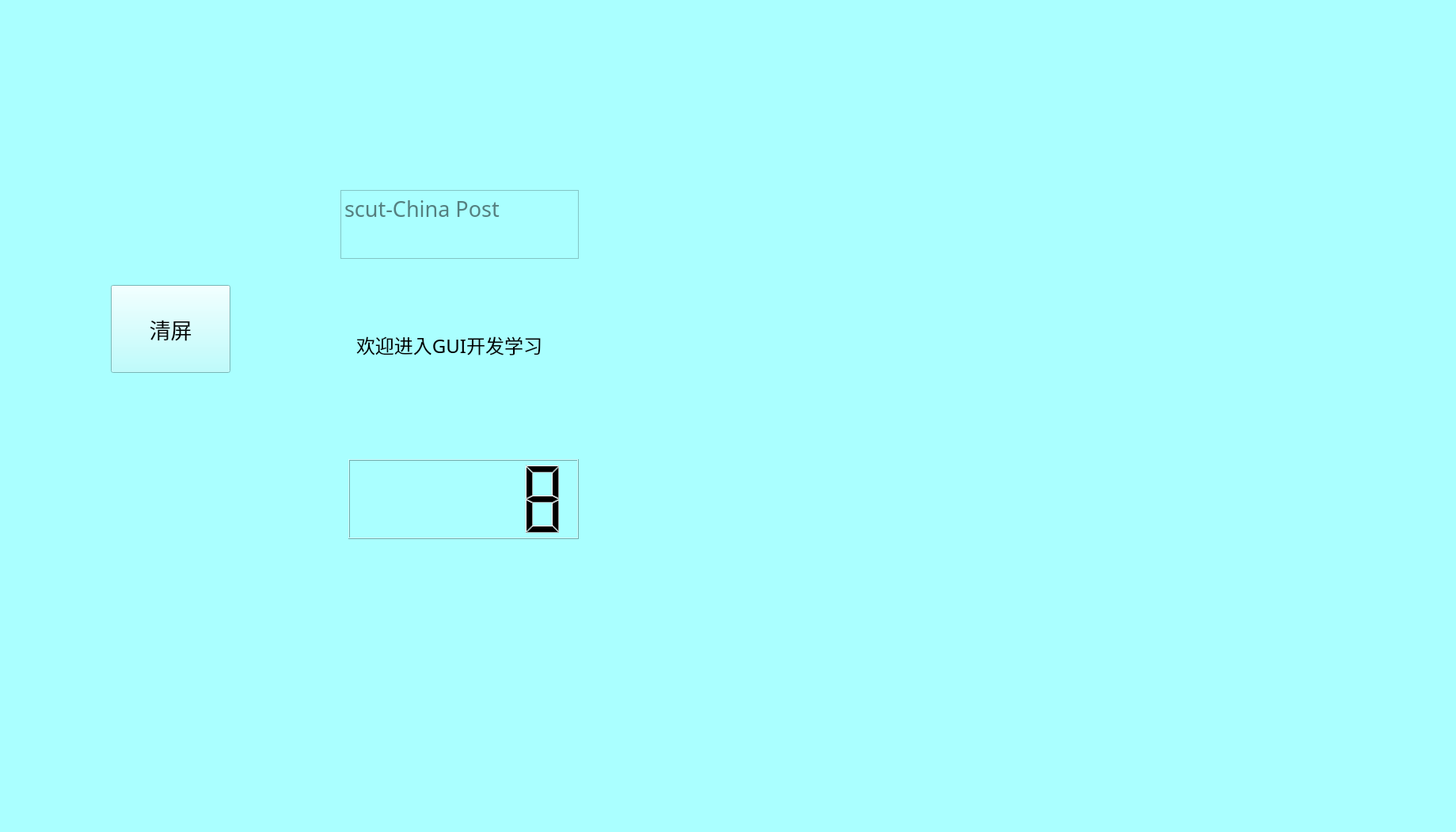
<?xml version="1.0" encoding="UTF-8"?>
<ui version="4.0">
 <class>MainWindow</class>
 <widget class="QMainWindow" name="MainWindow">
  <property name="geometry">
   <rect>
    <x>0</x>
    <y>0</y>
    <width>1839</width>
    <height>1051</height>
   </rect>
  </property>
  <property name="windowTitle">
   <string>MainWindow</string>
  </property>
  <property name="autoFillBackground">
   <bool>false</bool>
  </property>
  <property name="styleSheet">
   <string notr="true">background-color: rgb(170, 255, 255);</string>
  </property>
  <widget class="QWidget" name="centralwidget">
   <widget class="QTextEdit" name="textEdit">
    <property name="geometry">
     <rect>
      <x>430</x>
      <y>240</y>
      <width>301</width>
      <height>87</height>
     </rect>
    </property>
    <property name="font">
     <font>
      <family>黑体</family>
      <pointsize>20</pointsize>
     </font>
    </property>
    <property name="placeholderText">
     <string>scut-China Post</string>
    </property>
   </widget>
   <widget class="QLabel" name="label">
    <property name="geometry">
     <rect>
      <x>450</x>
      <y>400</y>
      <width>291</width>
      <height>71</height>
     </rect>
    </property>
    <property name="font">
     <font>
      <family>楷体_GB2312</family>
      <pointsize>18</pointsize>
     </font>
    </property>
    <property name="text">
     <string>欢迎进入GUI开发学习</string>
    </property>
   </widget>
   <widget class="QLCDNumber" name="lcdNumber">
    <property name="geometry">
     <rect>
      <x>440</x>
      <y>580</y>
      <width>291</width>
      <height>101</height>
     </rect>
    </property>
    <property name="font">
     <font>
      <family>SimSun-ExtB</family>
      <weight>50</weight>
      <bold>false</bold>
     </font>
    </property>
    <property name="intValue" stdset="0">
     <number>8</number>
    </property>
   </widget>
   <widget class="QPushButton" name="pushButton">
    <property name="geometry">
     <rect>
      <x>140</x>
      <y>360</y>
      <width>151</width>
      <height>111</height>
     </rect>
    </property>
    <property name="font">
     <font>
      <family>微软雅黑</family>
      <pointsize>20</pointsize>
     </font>
    </property>
    <property name="text">
     <string>清屏</string>
    </property>
   </widget>
  </widget>
  <widget class="QMenuBar" name="menubar">
   <property name="geometry">
    <rect>
     <x>0</x>
     <y>0</y>
     <width>1839</width>
     <height>26</height>
    </rect>
   </property>
  </widget>
  <widget class="QStatusBar" name="statusbar"/>
 </widget>
 <resources/>
 <connections>
  <connection>
   <sender>pushButton</sender>
   <signal>clicked()</signal>
   <receiver>MainWindow</receiver>
   <slot>close()</slot>
   <hints>
    <hint type="sourcelabel">
     <x>252</x>
     <y>475</y>
    </hint>
    <hint type="destinationlabel">
     <x>317</x>
     <y>568</y>
    </hint>
   </hints>
  </connection>
 </connections>
</ui>
